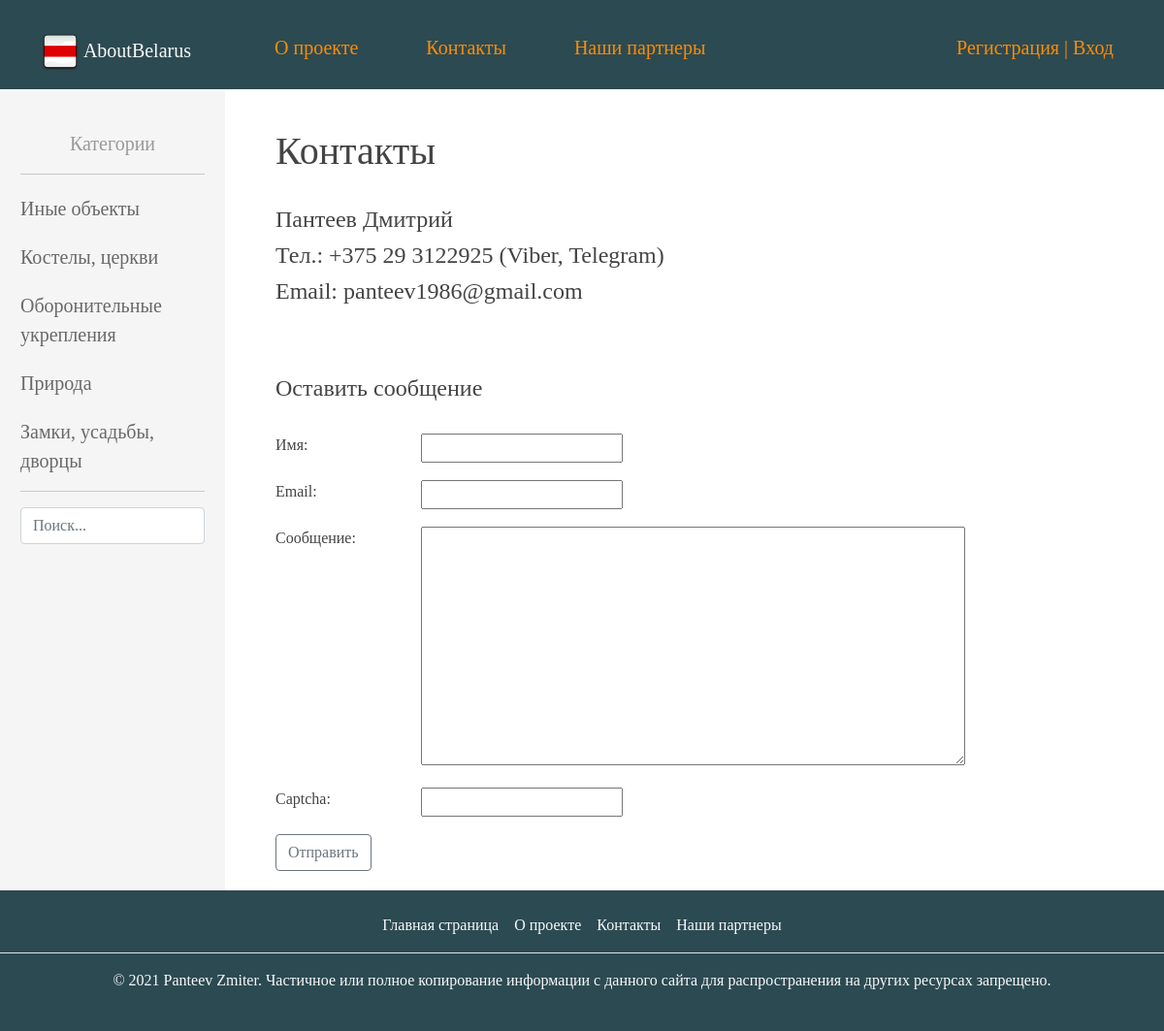
Page /contact/ on the committed database.
### aboutbelarus/models.py (models this page shows, shortened)
class Category(models.Model):
    name = models.CharField(max_length=100, db_index=True, verbose_name="Категория")
    slug = models.SlugField(max_length=50, unique=True, db_index=True, verbose_name="URL")
    def get_absolute_url(self):
        return reverse('category', kwargs={'cat_slug': self.slug})
    class Meta:
        verbose_name = 'Категория'
        verbose_name_plural = 'Категории'
        ordering = ['id']

### aboutbelarus/views.py (the view, shortened to what this page needs)
# urls.py: path('contact/', ContactFormView.as_view(), name='contact'),
class ContactFormView(DataMixin, FormView):
    form_class = ContactForm
    template_name = 'aboutbelarus/contact.html'
    success_url = reverse_lazy('home')
    def get_context_data(self, *args, object_list=None, **kwargs):
        context = super().get_context_data(**kwargs)
        c_def = self.get_user_context(title="Контакты")
        return dict(list(context.items()) + list(c_def.items()))

### aboutbelarus/forms.py
class ContactForm(forms.Form):
    name = forms.CharField(label='Имя', max_length=255)
    email = forms.EmailField(label='Email')
    message = forms.CharField(label='Сообщение', widget=forms.Textarea(attrs={'cols': 60, 'rows': 10}))
    captcha = CaptchaField(label='Введите код')

### aboutbelarus/utils.py (called while the page is built)
    def get_user_context(self, **kwargs):
        context = kwargs
        cats = Category.objects.annotate(Count('aboutbelarus'))
        context['menu'] = menu
        context['cats'] = cats
        if 'cat_selected' not in context:
            context['cat_selected'] = 0
        return context

### aboutbelarus/templates/aboutbelarus/contact.html (shortened to what this page needs)
{% extends 'aboutbelarus/base.html' %}
{% block content %}
    <h1>{{ title }}</h1>
    <h4>Пантеев Дмитрий</h4>
    <h4>Тел.: +375 29 3122925 (Viber, Telegram)</h4>
    <h4>Email: panteev1986@gmail.com</h4>
    <br>
    <h4>Оставить сообщение</h4>
    <br>
    <form method="post">
        {% for f in form %}
            <p><label class="form-label" for="{{ f.id_for_label }}">{{ f.label }}: </label>{{ f }}</p>
        {% endfor %}
        <button type="submit" class="btn btn-outline-secondary">Отправить</button>
    </form>
{% endblock %}

### aboutbelarus/templates/aboutbelarus/base.html (shortened to what this page needs)
{% load static %}
{% load aboutbelarus_tags %}
{% load cache %}
<!DOCTYPE html>
<head>
    <link href="https://cdn.jsdelivr.net/npm/bootstrap@5.1.0/dist/css/bootstrap.min.css" rel="stylesheet"
>
    <link type="text/css" href="{% static 'aboutbelarus/css/styles.css' %}" rel="stylesheet"/>
</head>
<body>
<div class="container-fluid py-3 col-md-12" style="background-color: #2c4a52">
    <ul id="mainmenu" class="mainmenu">
        <li><a class="navbar-brand text-light" href="{% url 'home' %}">
            <img src="{% static 'aboutbelarus/images/icon.webp' %}" alt="" width="40" height="auto"
                 class="d-inline-block-align-text-top">
            AboutBelarus</a></li>
        {% for m in menu %}
            {% if m.title != 'Главная страница' %}
                <li><a href="{% url m.url_name %}">{{ m.title }}</a></li>
            {% endif %}
        {% endfor %}
        {% if request.user.is_authenticated %}
            <li class="last">{{ user.username }} | <a href="{% url 'logout' %}">Выход</a></li>
        {% else %}
            <li class="last"><a href="{% url 'register' %}">Регистрация</a> | <a href="{% url 'login' %}">Вход</a></li>
        {% endif %}
    </ul>
</div>
<table class="table-content">
    <tr>
        <td valign="top" class="left-chapters">
            <ul id="leftchapters">
                <div style="text-align: center">
                    {% if cat_selected == 0 %}
                        <li class="selected img-article-post">Категории</li>
                    {% else %}
                        <li><a href="{% url 'home' %}">Категории</a></li>
                    {% endif %}
                </div>
                <hr>
                {% for c in cats %}
                    {% if c.aboutbelarus__count > 0 %}
                        {% if c.pk == cat_selected %}
                            <li class="selected">{{ c.name }}</li>
                        {% else %}
                            <li><a href="{{ c.get_absolute_url }}">{{ c.name }}</a></li>
                        {% endif %}
                    {% endif %}
                {% endfor %}
                <hr>
                <div>
                    <form action="{% url 'home' %}" method="get">
                        <input type="search" placeholder="Поиск..." name="q" class="form-control" required="">
                    </form>
                </div>
            </ul>
        </td>
        <td valign="top" class="content">
            <div class="container col-md-12">
                {% block content %}
                {% endblock %}
            </div>
        </td>
    </tr>
</table>
<div class="footer py-3" style="background-color: #2c4a52">
    <ul class="nav justify-content-center border-bottom pb-2 mb-2">
        {% for m in menu %}
            <li class="last"><a class="nav-link px-2 text-light" href="{% url m.url_name %}">{{ m.title }}</a></li>
        {% endfor %}
    </ul>
    <p class="py-2 text-center text-light"> © 2021 Panteev Zmiter. Частичное или полное копирование информации с
        данного сайта для распространения на других ресурсах запрещено.</p>
</div>
</body>
</html>

### aboutbelarus/static/aboutbelarus/css/styles.css (style rules this page uses)
html, body { font-family: 'Cinzel'; margin: 0; padding: 0; height: 100%; width: 100%; color: #444; }
a { color: dimgray; text-decoration: none; }
ul.mainmenu { list-style: none; margin: 0; padding: 0; height: 60px; color: darkorange; font-size: 20px; overflow: hidden; }
ul.mainmenu li { float: left; margin: 18px 40px 0 30px; }
ul.mainmenu li.last { float: right; }
ul.mainmenu li a { color: darkorange; text-decoration: none; }
.table-content { width: 100%; min-height: 100%; height: 100%; }
.left-chapters { margin: 0; background: whitesmoke; min-height: 100%; }
.left-chapters ul { width: 230px; min-height: 100%; padding: 20px 20px 10px 20px; list-style: none; font-size: 20px; }
.left-chapters ul li { margin: 20px 0 0 0; color: #999; }
.content { padding: 40px 0 20px 40px; width: 100%; box-sizing: border-box; }
.form-label { display: inline-block; min-width: 150px; vertical-align: top; }

### rows in the picture
Category: name "Иные объекты"
Category: name "Костелы, церкви"
Category: name "Оборонительные укрепления"
Category: name "Природа"
Category: name "Замки, усадьбы, дворцы"

### other values in the picture
{{ m.title }} "О проекте" "Контакты" "Наши партнеры"
{{ title }} "Контакты"
{{ f.label }} "Имя" "Email" "Сообщение" "Captcha"
{{ m.title }} "Главная страница" "О проекте" "Контакты" "Наши партнеры"
